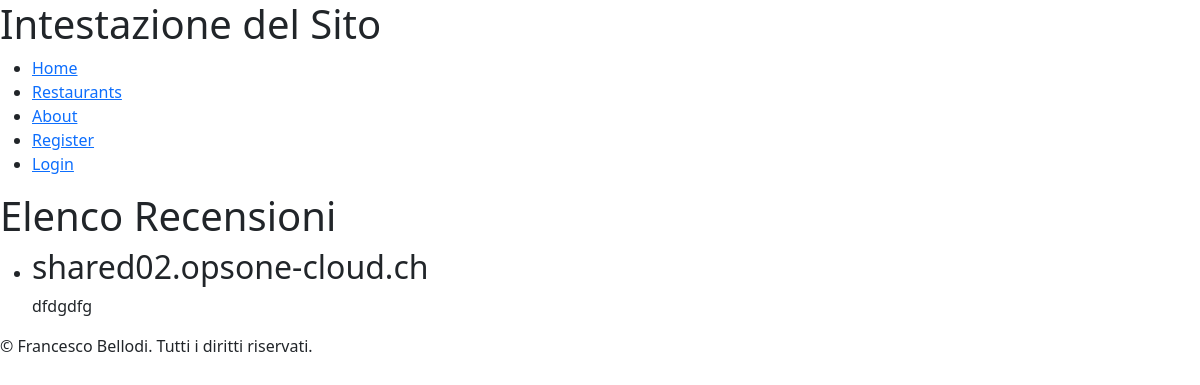
Page /restaurants/2/reviews/ on the earlier database version.
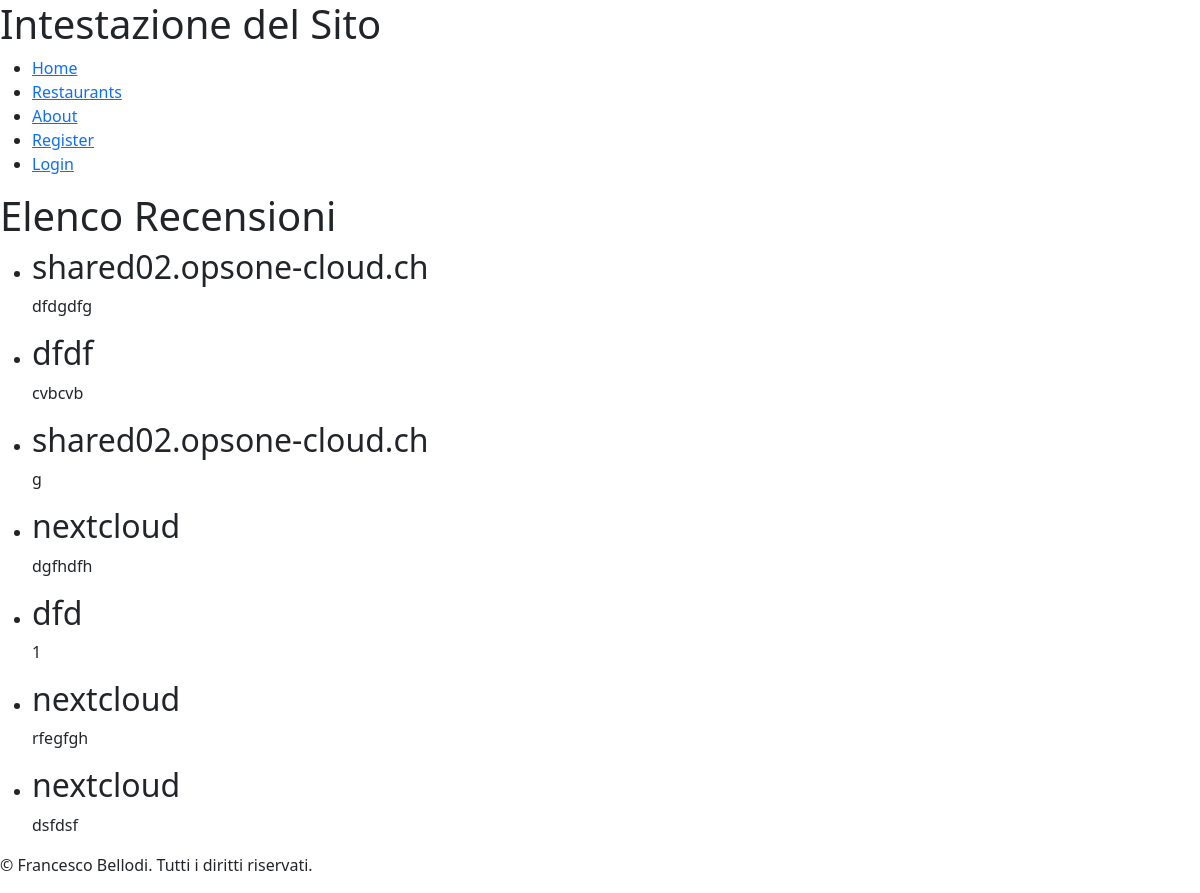
Same page on the later database version.
### reviewsApp/models.py (models this page shows, shortened)
class Review(models.Model):
    restaurant = models.ForeignKey(Restaurant, on_delete=models.CASCADE)
    username = models.ForeignKey(settings.AUTH_USER_MODEL, on_delete=models.CASCADE)
    comment_title = models.CharField(max_length=255)
    comment = models.TextField()
    rating = models.PositiveIntegerField(validators=[MinValueValidator(1), MaxValueValidator(5)])
    cleanliness_rating = models.PositiveIntegerField(validators=[MinValueValidator(1), MaxValueValidator(5)])
    value_price_rating = models.PositiveIntegerField(validators=[MinValueValidator(1), MaxValueValidator(5)])
    service_rating = models.PositiveIntegerField(validators=[MinValueValidator(1), MaxValueValidator(5)])
    ambiance_rating = models.PositiveIntegerField(validators=[MinValueValidator(1), MaxValueValidator(5)])
    review_date = models.DateTimeField(auto_now_add=True)

### restaurantsApp/models.py (models this page shows, shortened)
class Restaurant(models.Model):
    restaurantID = models.IntegerField(primary_key=True)
    owner = models.ForeignKey(settings.AUTH_USER_MODEL, on_delete=models.CASCADE)
    name = models.CharField(max_length=100)
    address = models.CharField(max_length=200)
    phone_number = models.CharField(max_length=20)
    cuisine_type = models.CharField(max_length=50)
    services = models.CharField(max_length=200)
    meal_type = models.CharField(max_length=100)
    max_booking = models.IntegerField()

### reviewsApp/views.py (the view)
# urls.py: path('', ReviewListView.as_view(), name='review_list'),
class ReviewListView(ListView):
    model = Review
    template_name = 'review_list.html'  # Modifica con il percorso corretto al tuo template
    context_object_name = 'reviews'  # Nome della variabile di contesto nel template

### reviewsApp/templates/review_list.html (shortened to what this page needs)
{% extends 'base.html' %}
{% block content %}
  <h1>Elenco Recensioni</h1>
  <ul>
    {% for r in reviews %}
      <li>
        <h2>{{ r.restaurant.name }}</h2>
        <p>{{ r.comment }}</p>
      </li>
    {% endfor %}
  </ul>
{% endblock %}

### templates/base.html (shortened to what this page needs)
{% load bootstrap5 %}
<!DOCTYPE html>
<html lang="en">
<head>
  {% bootstrap_css %}
</head>
<body>
  <header>
    <h1>{% block header %}Intestazione del Sito{% endblock %}</h1>
    <nav>
      <ul>
        <li><a href="/">Home</a></li>
        <li><a href="/restaurants/">Restaurants</a></li>
        <li><a href="/about/">About</a></li>
        <li><a href="/accounts/signup/">Register</a></li>
        <li>
          {% if user.is_authenticated %}
            <a href="{% url 'logout' %}">Logout</a>
          {% else %}
            <a href="{% url 'login' %}">Login</a>
          {% endif %}
        </li>
      </ul>
    </nav>
  </header>
  <main>
    {% block content %}{% endblock %}
  </main>
  <footer>
    <p>&copy; {{ year }} Francesco Bellodi. Tutti i diritti riservati.</p>
  </footer>
</body>
</html>

Differences in the rows shown:
added Review: restaurant.name "dfdf", comment "cvbcvb"
added Review: restaurant.name "shared02.opsone-cloud.ch", comment "g"
added Review: restaurant.name "nextcloud", comment "dgfhdfh"
added Review: restaurant.name "dfd", comment "1"
added Review: restaurant.name "nextcloud", comment "rfegfgh"
added Review: restaurant.name "nextcloud", comment "dsfdsf"
